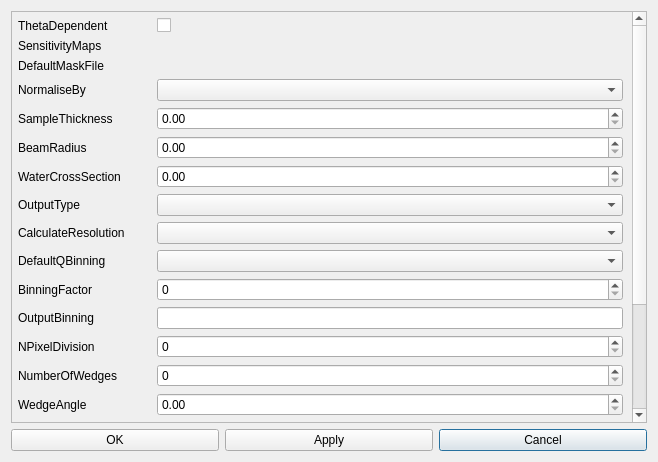
<?xml version="1.0" encoding="UTF-8"?>
<ui version="4.0">
 <class>Dialog</class>
 <widget class="QDialog" name="Dialog">
  <property name="geometry">
   <rect>
    <x>0</x>
    <y>0</y>
    <width>658</width>
    <height>462</height>
   </rect>
  </property>
  <property name="windowTitle">
   <string>SANS Reduction Settings</string>
  </property>
  <layout class="QGridLayout" name="gridLayout">
   <item row="2" column="2">
    <widget class="QPushButton" name="cancelButton">
     <property name="text">
      <string>Cancel</string>
     </property>
    </widget>
   </item>
   <item row="0" column="0" colspan="3">
    <widget class="QScrollArea" name="scrollArea">
     <property name="enabled">
      <bool>true</bool>
     </property>
     <property name="widgetResizable">
      <bool>true</bool>
     </property>
     <widget class="QWidget" name="scrollAreaWidgetContents">
      <property name="geometry">
       <rect>
        <x>0</x>
        <y>0</y>
        <width>628</width>
        <height>837</height>
       </rect>
      </property>
      <layout class="QFormLayout" name="formLayout">
       <property name="leftMargin">
        <number>6</number>
       </property>
       <property name="topMargin">
        <number>6</number>
       </property>
       <item row="0" column="0">
        <widget class="QLabel" name="label">
         <property name="text">
          <string>ThetaDependent</string>
         </property>
        </widget>
       </item>
       <item row="0" column="1">
        <widget class="QCheckBox" name="thetaDependent">
         <property name="text">
          <string/>
         </property>
        </widget>
       </item>
       <item row="1" column="0">
        <widget class="QLabel" name="label_2">
         <property name="text">
          <string>SensitivityMaps</string>
         </property>
        </widget>
       </item>
       <item row="1" column="1">
        <widget class="FileFinderWidget" name="sensitivityMaps" native="true">
         <property name="label" stdset="0">
          <string/>
         </property>
         <property name="optional" stdset="0">
          <bool>true</bool>
         </property>
        </widget>
       </item>
       <item row="2" column="0">
        <widget class="QLabel" name="label_3">
         <property name="text">
          <string>DefaultMaskFile</string>
         </property>
        </widget>
       </item>
       <item row="3" column="0">
        <widget class="QLabel" name="label_5">
         <property name="text">
          <string>NormaliseBy</string>
         </property>
        </widget>
       </item>
       <item row="3" column="1">
        <widget class="QComboBox" name="normaliseBy"/>
       </item>
       <item row="4" column="0">
        <widget class="QLabel" name="label_6">
         <property name="text">
          <string>SampleThickness</string>
         </property>
        </widget>
       </item>
       <item row="4" column="1">
        <widget class="QDoubleSpinBox" name="sampleThickness"/>
       </item>
       <item row="5" column="0">
        <widget class="QLabel" name="label_7">
         <property name="text">
          <string>BeamRadius</string>
         </property>
        </widget>
       </item>
       <item row="5" column="1">
        <widget class="QDoubleSpinBox" name="beamRadius"/>
       </item>
       <item row="6" column="0">
        <widget class="QLabel" name="label_8">
         <property name="text">
          <string>WaterCrossSection</string>
         </property>
        </widget>
       </item>
       <item row="6" column="1">
        <widget class="QDoubleSpinBox" name="waterCrossSection"/>
       </item>
       <item row="7" column="0">
        <widget class="QLabel" name="label_9">
         <property name="text">
          <string>OutputType</string>
         </property>
        </widget>
       </item>
       <item row="7" column="1">
        <widget class="QComboBox" name="outputType"/>
       </item>
       <item row="8" column="0">
        <widget class="QLabel" name="label_10">
         <property name="text">
          <string>CalculateResolution</string>
         </property>
        </widget>
       </item>
       <item row="8" column="1">
        <widget class="QComboBox" name="calculateResolution"/>
       </item>
       <item row="9" column="0">
        <widget class="QLabel" name="label_11">
         <property name="text">
          <string>DefaultQBinning</string>
         </property>
        </widget>
       </item>
       <item row="9" column="1">
        <widget class="QComboBox" name="defaultQBinning"/>
       </item>
       <item row="11" column="0">
        <widget class="QLabel" name="label_12">
         <property name="text">
          <string>OutputBinning</string>
         </property>
        </widget>
       </item>
       <item row="11" column="1">
        <widget class="QLineEdit" name="outputBinning"/>
       </item>
       <item row="12" column="0">
        <widget class="QLabel" name="label_13">
         <property name="text">
          <string>NPixelDivision</string>
         </property>
        </widget>
       </item>
       <item row="12" column="1">
        <widget class="QSpinBox" name="nPixelDivision"/>
       </item>
       <item row="13" column="0">
        <widget class="QLabel" name="label_14">
         <property name="text">
          <string>NumberOfWedges</string>
         </property>
        </widget>
       </item>
       <item row="13" column="1">
        <widget class="QSpinBox" name="numberOfWedges"/>
       </item>
       <item row="14" column="0">
        <widget class="QLabel" name="label_16">
         <property name="text">
          <string>WedgeAngle</string>
         </property>
        </widget>
       </item>
       <item row="14" column="1">
        <widget class="QDoubleSpinBox" name="wedgeAngle"/>
       </item>
       <item row="15" column="0">
        <widget class="QLabel" name="label_17">
         <property name="text">
          <string>WedgeOffset</string>
         </property>
        </widget>
       </item>
       <item row="15" column="1">
        <widget class="QDoubleSpinBox" name="wedgeOffset"/>
       </item>
       <item row="16" column="0">
        <widget class="QLabel" name="label_18">
         <property name="text">
          <string>AsymmetricWedges</string>
         </property>
        </widget>
       </item>
       <item row="16" column="1">
        <widget class="QCheckBox" name="asymmetricWedges">
         <property name="text">
          <string/>
         </property>
        </widget>
       </item>
       <item row="17" column="0">
        <widget class="QLabel" name="label_19">
         <property name="text">
          <string>MaxQxy</string>
         </property>
        </widget>
       </item>
       <item row="17" column="1">
        <widget class="QDoubleSpinBox" name="maxQxy"/>
       </item>
       <item row="18" column="0">
        <widget class="QLabel" name="label_20">
         <property name="text">
          <string>DeltaQ</string>
         </property>
        </widget>
       </item>
       <item row="18" column="1">
        <widget class="QDoubleSpinBox" name="deltaQ"/>
       </item>
       <item row="19" column="0">
        <widget class="QLabel" name="label_21">
         <property name="text">
          <string>IQxQyLogBinning</string>
         </property>
        </widget>
       </item>
       <item row="19" column="1">
        <widget class="QCheckBox" name="iQxQyLogBinning">
         <property name="text">
          <string/>
         </property>
        </widget>
       </item>
       <item row="20" column="0">
        <widget class="QLabel" name="label_22">
         <property name="text">
          <string>PanelOutputWorkspaces</string>
         </property>
        </widget>
       </item>
       <item row="20" column="1">
        <widget class="FileFinderWidget" name="panelOutputWorkspaces" native="true">
         <property name="label" stdset="0">
          <string/>
         </property>
         <property name="optional" stdset="0">
          <bool>true</bool>
         </property>
        </widget>
       </item>
       <item row="2" column="1">
        <widget class="FileFinderWidget" name="defaultMaskFile" native="true">
         <property name="label" stdset="0">
          <string/>
         </property>
         <property name="optional" stdset="0">
          <bool>true</bool>
         </property>
        </widget>
       </item>
       <item row="10" column="0">
        <widget class="QLabel" name="label_4">
         <property name="text">
          <string>BinningFactor</string>
         </property>
        </widget>
       </item>
       <item row="10" column="1">
        <widget class="QSpinBox" name="binningFactor"/>
       </item>
      </layout>
     </widget>
    </widget>
   </item>
   <item row="2" column="0">
    <widget class="QPushButton" name="okButton">
     <property name="text">
      <string>OK</string>
     </property>
    </widget>
   </item>
   <item row="2" column="1">
    <widget class="QPushButton" name="applyButton">
     <property name="text">
      <string>Apply</string>
     </property>
    </widget>
   </item>
  </layout>
 </widget>
 <customwidgets>
  <customwidget>
   <class>FileFinderWidget</class>
   <extends>QWidget</extends>
   <header location="global">mantidqt.widgets.filefinderwidget</header>
   <container>1</container>
  </customwidget>
 </customwidgets>
 <resources/>
 <connections/>
</ui>
